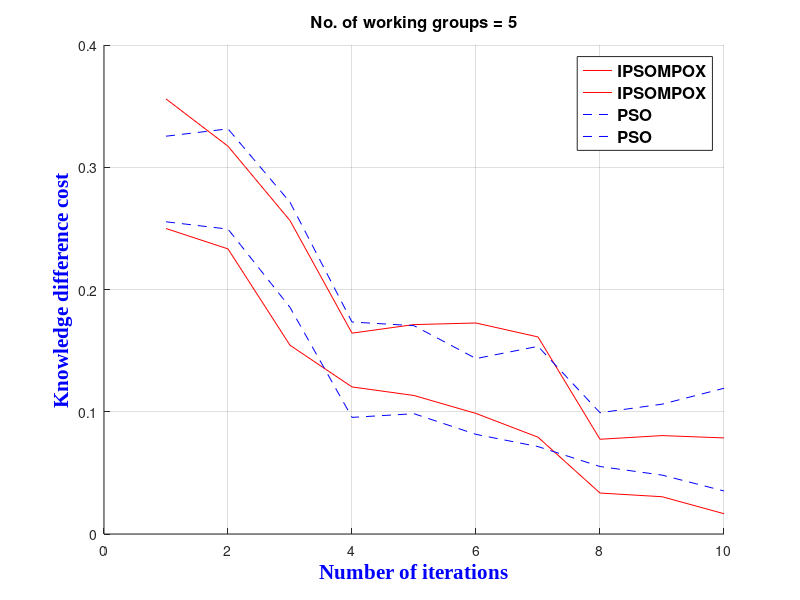

MATLAB code to generate this figure:
%G?n?ration de quatre fonctions cosinus
IPSOMPOXMAX=[1 0.3559; 2 0.3172;3 0.2564;4 0.1643;5 0.1713;6 0.1726;7 0.1612;8 0.0775;9 0.0805;10 0.0786];
IPSOMPOXMIN=[1 0.2499;2 0.2332;3 0.1544;4 0.1203;5 0.1133;6 0.0986;7 0.0792;8 0.0335;9 0.0305;10 0.0166];
PSOMAX=[1 0.3254;2 0.3314;3 0.2714;4 0.1734;5 0.1704;6 0.1435;7 0.1535;8 0.0992;9 0.1062;10 0.1192];
PSOMIN=[1 0.2554;2 0.2494;3 0.1854;4 0.0954;5 0.0984;6 0.0815;7 0.0715;8 0.0552;9 0.0482;10 0.0352];
grid
%axis([50 2.5 -5 13])
hold
plot(IPSOMPOXMAX(:,1),IPSOMPOXMAX(:,2),'r');
plot(IPSOMPOXMIN(:,1),IPSOMPOXMIN(:,2),'r');
plot(PSOMAX(:,1),PSOMAX(:,2),'b','linestyle','--');
plot(PSOMIN(:,1),PSOMIN(:,2),'b','linestyle','--');
% La fonction plot fonctionne par paire: on indique d'abord le vecteur en abscisse puis le vecteur en ordonn?e.
% On peut par la suite rajouter une couleur ou un style en utilisant un code entre les ''. 
%Ces codes sont r?sum?s en fin de tutoriel (menututo.com) 

title({'No. of working groups = 5'},...    %L?gende du trac? avec le texte ? afficher se trouvant entre {}
      'FontSize',12,'FontWeight','bold')
% L'option Location indique l'emplacement de la l?gende dans la figure
% L'option FontSize indique la taille de la police
% L'option FontWeight permet de mettre le texte en gras en ?crivant 'bold' ? la suite
legend({'IPSOMPOX','IPSOMPOX','PSO','PSO'},'Location','northeast',...    %L?gende du trac? avec le texte ? afficher se trouvant entre {}
      'FontSize',12,'FontWeight','bold')
  
xlabel('Number of iterations','FontSize',15,...              %Nom de l'axe des abscisses du trac?
       'FontWeight','bold','FontName',...
       'Times New Roman','Color','b')
ylabel('Knowledge difference cost','FontSize',15,...      %Nom de l'axe des ordonn?es du trac?
       'FontWeight','bold','FontName',...
       'Times New Roman','Color','b')